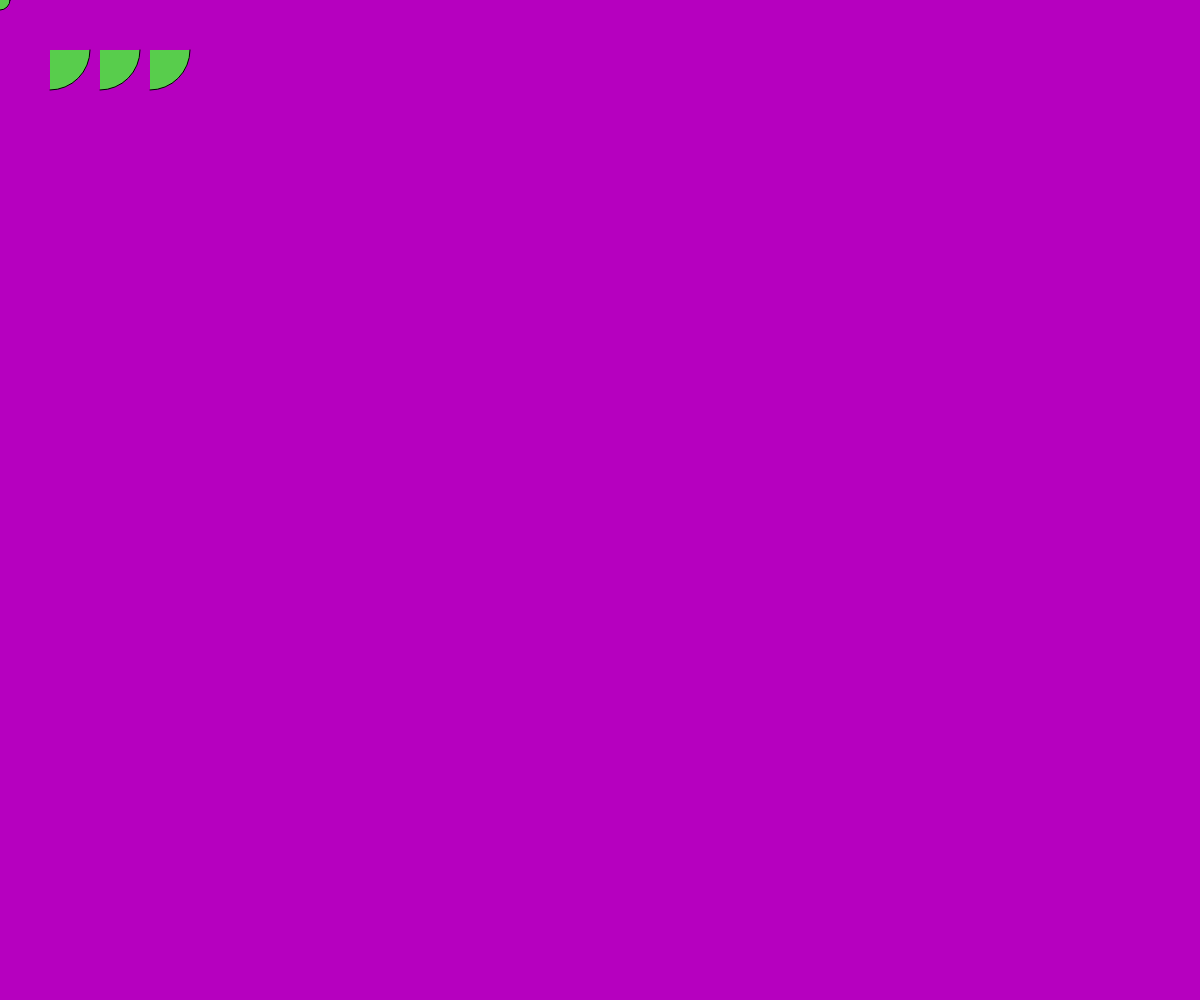
Frame 1 (no input)
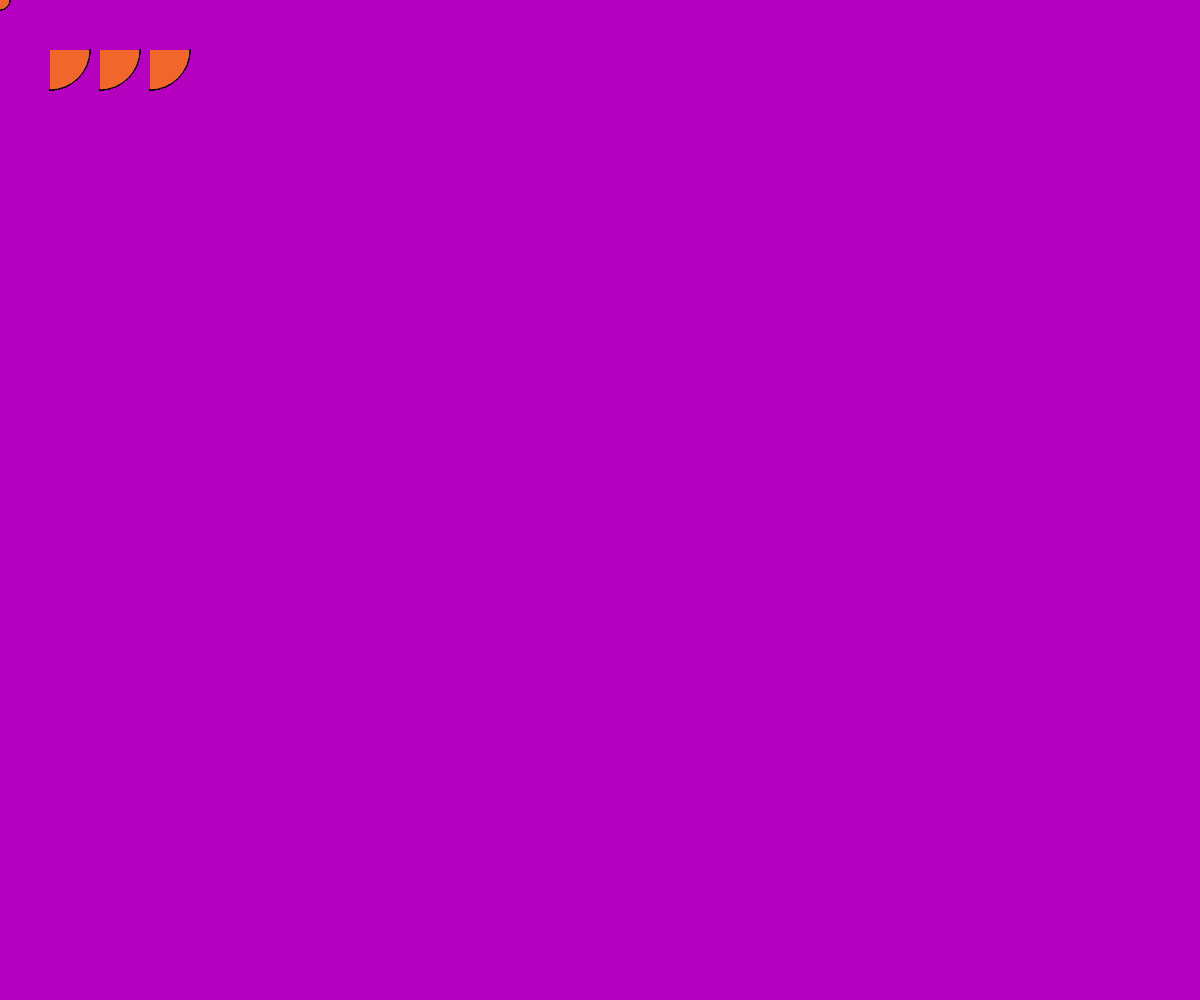
Frame 60 (no input)
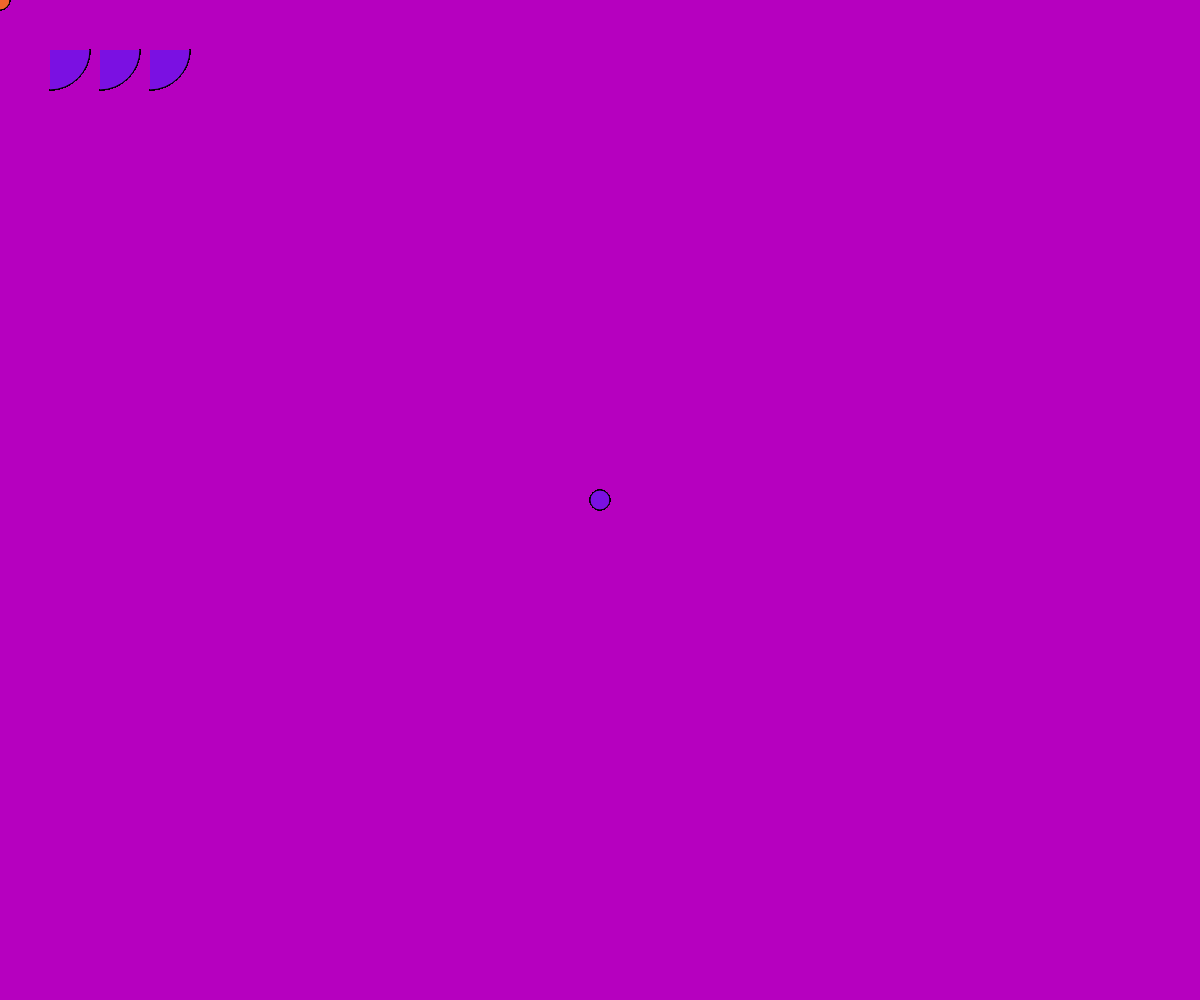
Frame 120 (the mouse pressed at the canvas centre since frame 60)

The p5.js sketch that drew these frames (run headless with seeded random() and noise() and a simulated clock; from frame 60 on, the mouse is pressed at the canvas centre):

// p5.js sketch
// ── sketch.js
function setup() {
  createCanvas(windowWidth, windowHeight);
  background(random(0,255),random(0.255),random(0,255));
}

function draw() {
  fill(random(0,255),random(0,255),random(0,255));
  ellipse(mouseX,mouseY,20,20);
  arc(50, 50, 80, 80, 0, HALF_PI);
  arc(100, 50, 80, 80, 0, HALF_PI);
  arc(150, 50, 80, 80, 0, HALF_PI);
}
